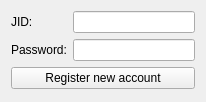
<ui version="4.0" >
 <class>LoginFormClass</class>
 <widget class="QWidget" name="LoginFormClass" >
  <property name="geometry" >
   <rect>
    <x>0</x>
    <y>0</y>
    <width>206</width>
    <height>102</height>
   </rect>
  </property>
  <property name="sizePolicy" >
   <sizepolicy vsizetype="Maximum" hsizetype="Preferred" >
    <horstretch>0</horstretch>
    <verstretch>0</verstretch>
   </sizepolicy>
  </property>
  <property name="windowTitle" >
   <string>LoginForm</string>
  </property>
  <layout class="QGridLayout" name="gridLayout" >
   <item row="2" column="0" >
    <widget class="QLabel" name="label_2" >
     <property name="text" >
      <string>Password:</string>
     </property>
    </widget>
   </item>
   <item row="4" column="0" colspan="2" >
    <widget class="QPushButton" name="pushRegister" >
     <property name="text" >
      <string>Register new account</string>
     </property>
    </widget>
   </item>
   <item row="1" column="0" >
    <widget class="QLabel" name="label" >
     <property name="text" >
      <string>JID:</string>
     </property>
    </widget>
   </item>
   <item row="1" column="1" >
    <widget class="QLineEdit" name="jidEdit" />
   </item>
   <item row="2" column="1" >
    <widget class="QLineEdit" name="passowrdEdit" >
     <property name="echoMode" >
      <enum>QLineEdit::Password</enum>
     </property>
    </widget>
   </item>
  </layout>
 </widget>
 <layoutdefault spacing="6" margin="11" />
 <resources/>
 <connections/>
</ui>
